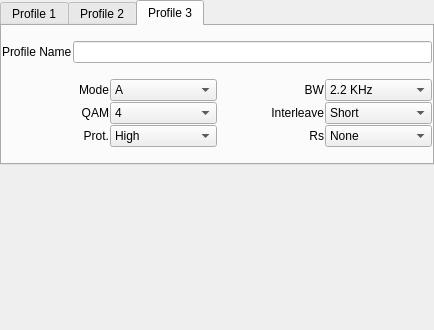
<?xml version="1.0" encoding="UTF-8"?>
<ui version="4.0">
 <class>drmProfileConfig</class>
 <widget class="QWidget" name="drmProfileConfig">
  <property name="geometry">
   <rect>
    <x>0</x>
    <y>0</y>
    <width>434</width>
    <height>330</height>
   </rect>
  </property>
  <property name="windowTitle">
   <string>Form</string>
  </property>
  <layout class="QVBoxLayout" name="verticalLayout_2">
   <property name="spacing">
    <number>1</number>
   </property>
   <property name="leftMargin">
    <number>0</number>
   </property>
   <property name="topMargin">
    <number>0</number>
   </property>
   <property name="rightMargin">
    <number>0</number>
   </property>
   <property name="bottomMargin">
    <number>0</number>
   </property>
   <item>
    <widget class="QTabWidget" name="tabWidget">
     <property name="currentIndex">
      <number>2</number>
     </property>
     <widget class="QWidget" name="Profile1">
      <attribute name="title">
       <string>Profile 1</string>
      </attribute>
      <layout class="QVBoxLayout" name="verticalLayout_4">
       <property name="spacing">
        <number>1</number>
       </property>
       <property name="leftMargin">
        <number>0</number>
       </property>
       <property name="topMargin">
        <number>0</number>
       </property>
       <property name="rightMargin">
        <number>0</number>
       </property>
       <property name="bottomMargin">
        <number>0</number>
       </property>
       <item>
        <layout class="QHBoxLayout" name="horizontalLayout">
         <item>
          <widget class="QLabel" name="label">
           <property name="text">
            <string>Profile Name</string>
           </property>
          </widget>
         </item>
         <item>
          <widget class="QLineEdit" name="namePF1LineEdit"/>
         </item>
        </layout>
       </item>
       <item>
        <layout class="QGridLayout" name="gridLayout">
         <property name="horizontalSpacing">
          <number>6</number>
         </property>
         <property name="verticalSpacing">
          <number>1</number>
         </property>
         <item row="0" column="0">
          <widget class="QLabel" name="drmModeLabel">
           <property name="minimumSize">
            <size>
             <width>30</width>
             <height>0</height>
            </size>
           </property>
           <property name="text">
            <string>Mode</string>
           </property>
           <property name="alignment">
            <set>Qt::AlignRight|Qt::AlignTrailing|Qt::AlignVCenter</set>
           </property>
           <property name="wordWrap">
            <bool>false</bool>
           </property>
          </widget>
         </item>
         <item row="0" column="1">
          <widget class="QComboBox" name="drmPF1ModeComboBox">
           <item>
            <property name="text">
             <string>A</string>
            </property>
           </item>
           <item>
            <property name="text">
             <string>B</string>
            </property>
           </item>
           <item>
            <property name="text">
             <string>E</string>
            </property>
           </item>
          </widget>
         </item>
         <item row="0" column="2">
          <widget class="QLabel" name="drmBandwidthLabel">
           <property name="minimumSize">
            <size>
             <width>30</width>
             <height>0</height>
            </size>
           </property>
           <property name="text">
            <string>BW</string>
           </property>
           <property name="alignment">
            <set>Qt::AlignRight|Qt::AlignTrailing|Qt::AlignVCenter</set>
           </property>
           <property name="wordWrap">
            <bool>false</bool>
           </property>
          </widget>
         </item>
         <item row="0" column="3">
          <widget class="QComboBox" name="drmPF1BandwidthComboBox">
           <item>
            <property name="text">
             <string>2.2 KHz</string>
            </property>
           </item>
           <item>
            <property name="text">
             <string>2.5 KHz</string>
            </property>
           </item>
          </widget>
         </item>
         <item row="1" column="0">
          <widget class="QLabel" name="drmQAMLabel">
           <property name="minimumSize">
            <size>
             <width>30</width>
             <height>0</height>
            </size>
           </property>
           <property name="text">
            <string>QAM</string>
           </property>
           <property name="alignment">
            <set>Qt::AlignRight|Qt::AlignTrailing|Qt::AlignVCenter</set>
           </property>
           <property name="wordWrap">
            <bool>false</bool>
           </property>
          </widget>
         </item>
         <item row="1" column="1">
          <widget class="QComboBox" name="drmPF1QAMComboBox">
           <item>
            <property name="text">
             <string>4</string>
            </property>
           </item>
           <item>
            <property name="text">
             <string>16</string>
            </property>
           </item>
           <item>
            <property name="text">
             <string>64</string>
            </property>
           </item>
          </widget>
         </item>
         <item row="1" column="2">
          <widget class="QLabel" name="drmInterleavelabel">
           <property name="minimumSize">
            <size>
             <width>30</width>
             <height>0</height>
            </size>
           </property>
           <property name="text">
            <string>Interleave</string>
           </property>
           <property name="alignment">
            <set>Qt::AlignRight|Qt::AlignTrailing|Qt::AlignVCenter</set>
           </property>
           <property name="wordWrap">
            <bool>false</bool>
           </property>
          </widget>
         </item>
         <item row="1" column="3">
          <widget class="QComboBox" name="drmPF1InterleaveComboBox">
           <item>
            <property name="text">
             <string>Short</string>
            </property>
           </item>
           <item>
            <property name="text">
             <string>Long</string>
            </property>
           </item>
          </widget>
         </item>
         <item row="2" column="0">
          <widget class="QLabel" name="drmProtectionLabel">
           <property name="minimumSize">
            <size>
             <width>30</width>
             <height>0</height>
            </size>
           </property>
           <property name="text">
            <string>Prot.</string>
           </property>
           <property name="alignment">
            <set>Qt::AlignRight|Qt::AlignTrailing|Qt::AlignVCenter</set>
           </property>
           <property name="wordWrap">
            <bool>false</bool>
           </property>
          </widget>
         </item>
         <item row="2" column="1">
          <widget class="QComboBox" name="drmPF1ProtectionComboBox">
           <item>
            <property name="text">
             <string>High</string>
            </property>
           </item>
           <item>
            <property name="text">
             <string>Low</string>
            </property>
           </item>
          </widget>
         </item>
         <item row="2" column="2">
          <widget class="QLabel" name="drmReadSolomonLabel">
           <property name="minimumSize">
            <size>
             <width>30</width>
             <height>0</height>
            </size>
           </property>
           <property name="text">
            <string>Rs</string>
           </property>
           <property name="alignment">
            <set>Qt::AlignRight|Qt::AlignTrailing|Qt::AlignVCenter</set>
           </property>
           <property name="wordWrap">
            <bool>false</bool>
           </property>
          </widget>
         </item>
         <item row="2" column="3">
          <widget class="QComboBox" name="drmPF1ReedSolomonComboBox">
           <item>
            <property name="text">
             <string>None</string>
            </property>
           </item>
           <item>
            <property name="text">
             <string>RS1</string>
            </property>
           </item>
           <item>
            <property name="text">
             <string>RS2</string>
            </property>
           </item>
           <item>
            <property name="text">
             <string>RS3</string>
            </property>
           </item>
           <item>
            <property name="text">
             <string>RS4</string>
            </property>
           </item>
          </widget>
         </item>
        </layout>
       </item>
      </layout>
     </widget>
     <widget class="QWidget" name="Profile2">
      <attribute name="title">
       <string>Profile 2</string>
      </attribute>
      <layout class="QVBoxLayout" name="verticalLayout_3">
       <property name="spacing">
        <number>1</number>
       </property>
       <property name="leftMargin">
        <number>0</number>
       </property>
       <property name="topMargin">
        <number>0</number>
       </property>
       <property name="rightMargin">
        <number>0</number>
       </property>
       <property name="bottomMargin">
        <number>0</number>
       </property>
       <item>
        <layout class="QHBoxLayout" name="horizontalLayout_2">
         <item>
          <widget class="QLabel" name="label_2">
           <property name="text">
            <string>Profile Name</string>
           </property>
          </widget>
         </item>
         <item>
          <widget class="QLineEdit" name="namePF2LineEdit"/>
         </item>
        </layout>
       </item>
       <item>
        <layout class="QGridLayout" name="gridLayout_2">
         <property name="verticalSpacing">
          <number>1</number>
         </property>
         <item row="0" column="0">
          <widget class="QLabel" name="drmModeLabel_2">
           <property name="minimumSize">
            <size>
             <width>30</width>
             <height>0</height>
            </size>
           </property>
           <property name="text">
            <string>Mode</string>
           </property>
           <property name="alignment">
            <set>Qt::AlignRight|Qt::AlignTrailing|Qt::AlignVCenter</set>
           </property>
           <property name="wordWrap">
            <bool>false</bool>
           </property>
          </widget>
         </item>
         <item row="0" column="1">
          <widget class="QComboBox" name="drmPF2ModeComboBox">
           <item>
            <property name="text">
             <string>A</string>
            </property>
           </item>
           <item>
            <property name="text">
             <string>B</string>
            </property>
           </item>
           <item>
            <property name="text">
             <string>E</string>
            </property>
           </item>
          </widget>
         </item>
         <item row="0" column="2">
          <widget class="QLabel" name="drmBandwidthLabel_2">
           <property name="minimumSize">
            <size>
             <width>30</width>
             <height>0</height>
            </size>
           </property>
           <property name="text">
            <string>BW</string>
           </property>
           <property name="alignment">
            <set>Qt::AlignRight|Qt::AlignTrailing|Qt::AlignVCenter</set>
           </property>
           <property name="wordWrap">
            <bool>false</bool>
           </property>
          </widget>
         </item>
         <item row="0" column="3">
          <widget class="QComboBox" name="drmPF2BandwidthComboBox">
           <item>
            <property name="text">
             <string>2.2 KHz</string>
            </property>
           </item>
           <item>
            <property name="text">
             <string>2.5 KHz</string>
            </property>
           </item>
          </widget>
         </item>
         <item row="1" column="0">
          <widget class="QLabel" name="drmQAMLabel_2">
           <property name="minimumSize">
            <size>
             <width>30</width>
             <height>0</height>
            </size>
           </property>
           <property name="text">
            <string>QAM</string>
           </property>
           <property name="alignment">
            <set>Qt::AlignRight|Qt::AlignTrailing|Qt::AlignVCenter</set>
           </property>
           <property name="wordWrap">
            <bool>false</bool>
           </property>
          </widget>
         </item>
         <item row="1" column="1">
          <widget class="QComboBox" name="drmPF2QAMComboBox">
           <item>
            <property name="text">
             <string>4</string>
            </property>
           </item>
           <item>
            <property name="text">
             <string>16</string>
            </property>
           </item>
           <item>
            <property name="text">
             <string>64</string>
            </property>
           </item>
          </widget>
         </item>
         <item row="1" column="2">
          <widget class="QLabel" name="drmInterleavelabel_2">
           <property name="minimumSize">
            <size>
             <width>30</width>
             <height>0</height>
            </size>
           </property>
           <property name="text">
            <string>Interleave</string>
           </property>
           <property name="alignment">
            <set>Qt::AlignRight|Qt::AlignTrailing|Qt::AlignVCenter</set>
           </property>
           <property name="wordWrap">
            <bool>false</bool>
           </property>
          </widget>
         </item>
         <item row="1" column="3">
          <widget class="QComboBox" name="drmPF2InterleaveComboBox">
           <item>
            <property name="text">
             <string>Short</string>
            </property>
           </item>
           <item>
            <property name="text">
             <string>Long</string>
            </property>
           </item>
          </widget>
         </item>
         <item row="2" column="0">
          <widget class="QLabel" name="drmProtectionLabel_2">
           <property name="minimumSize">
            <size>
             <width>30</width>
             <height>0</height>
            </size>
           </property>
           <property name="text">
            <string>Prot.</string>
           </property>
           <property name="alignment">
            <set>Qt::AlignRight|Qt::AlignTrailing|Qt::AlignVCenter</set>
           </property>
           <property name="wordWrap">
            <bool>false</bool>
           </property>
          </widget>
         </item>
         <item row="2" column="1">
          <widget class="QComboBox" name="drmPF2ProtectionComboBox">
           <item>
            <property name="text">
             <string>High</string>
            </property>
           </item>
           <item>
            <property name="text">
             <string>Low</string>
            </property>
           </item>
          </widget>
         </item>
         <item row="2" column="2">
          <widget class="QLabel" name="drmReadSolomonLabel_2">
           <property name="minimumSize">
            <size>
             <width>30</width>
             <height>0</height>
            </size>
           </property>
           <property name="text">
            <string>Rs</string>
           </property>
           <property name="alignment">
            <set>Qt::AlignRight|Qt::AlignTrailing|Qt::AlignVCenter</set>
           </property>
           <property name="wordWrap">
            <bool>false</bool>
           </property>
          </widget>
         </item>
         <item row="2" column="3">
          <widget class="QComboBox" name="drmPF2ReedSolomonComboBox">
           <item>
            <property name="text">
             <string>None</string>
            </property>
           </item>
           <item>
            <property name="text">
             <string>RS1</string>
            </property>
           </item>
           <item>
            <property name="text">
             <string>RS2</string>
            </property>
           </item>
           <item>
            <property name="text">
             <string>RS3</string>
            </property>
           </item>
           <item>
            <property name="text">
             <string>RS4</string>
            </property>
           </item>
          </widget>
         </item>
        </layout>
       </item>
      </layout>
     </widget>
     <widget class="QWidget" name="Profile3">
      <attribute name="title">
       <string>Profile 3</string>
      </attribute>
      <layout class="QVBoxLayout" name="verticalLayout">
       <property name="spacing">
        <number>1</number>
       </property>
       <property name="leftMargin">
        <number>0</number>
       </property>
       <property name="topMargin">
        <number>0</number>
       </property>
       <property name="rightMargin">
        <number>0</number>
       </property>
       <property name="bottomMargin">
        <number>0</number>
       </property>
       <item>
        <layout class="QHBoxLayout" name="horizontalLayout_3">
         <item>
          <widget class="QLabel" name="label_3">
           <property name="text">
            <string>Profile Name</string>
           </property>
          </widget>
         </item>
         <item>
          <widget class="QLineEdit" name="namePF3LineEdit"/>
         </item>
        </layout>
       </item>
       <item>
        <layout class="QGridLayout" name="gridLayout_3">
         <property name="verticalSpacing">
          <number>1</number>
         </property>
         <item row="0" column="0">
          <widget class="QLabel" name="drmModeLabel_3">
           <property name="minimumSize">
            <size>
             <width>30</width>
             <height>0</height>
            </size>
           </property>
           <property name="text">
            <string>Mode</string>
           </property>
           <property name="alignment">
            <set>Qt::AlignRight|Qt::AlignTrailing|Qt::AlignVCenter</set>
           </property>
           <property name="wordWrap">
            <bool>false</bool>
           </property>
          </widget>
         </item>
         <item row="0" column="1">
          <widget class="QComboBox" name="drmPF3ModeComboBox">
           <item>
            <property name="text">
             <string>A</string>
            </property>
           </item>
           <item>
            <property name="text">
             <string>B</string>
            </property>
           </item>
           <item>
            <property name="text">
             <string>E</string>
            </property>
           </item>
          </widget>
         </item>
         <item row="0" column="2">
          <widget class="QLabel" name="drmBandwidthLabel_3">
           <property name="minimumSize">
            <size>
             <width>30</width>
             <height>0</height>
            </size>
           </property>
           <property name="text">
            <string>BW</string>
           </property>
           <property name="alignment">
            <set>Qt::AlignRight|Qt::AlignTrailing|Qt::AlignVCenter</set>
           </property>
           <property name="wordWrap">
            <bool>false</bool>
           </property>
          </widget>
         </item>
         <item row="0" column="3">
          <widget class="QComboBox" name="drmPF3BandwidthComboBox">
           <item>
            <property name="text">
             <string>2.2 KHz</string>
            </property>
           </item>
           <item>
            <property name="text">
             <string>2.5 KHz</string>
            </property>
           </item>
          </widget>
         </item>
         <item row="1" column="0">
          <widget class="QLabel" name="drmQAMLabel_3">
           <property name="minimumSize">
            <size>
             <width>30</width>
             <height>0</height>
            </size>
           </property>
           <property name="text">
            <string>QAM</string>
           </property>
           <property name="alignment">
            <set>Qt::AlignRight|Qt::AlignTrailing|Qt::AlignVCenter</set>
           </property>
           <property name="wordWrap">
            <bool>false</bool>
           </property>
          </widget>
         </item>
         <item row="1" column="1">
          <widget class="QComboBox" name="drmPF3QAMComboBox">
           <item>
            <property name="text">
             <string>4</string>
            </property>
           </item>
           <item>
            <property name="text">
             <string>16</string>
            </property>
           </item>
           <item>
            <property name="text">
             <string>64</string>
            </property>
           </item>
          </widget>
         </item>
         <item row="1" column="2">
          <widget class="QLabel" name="drmInterleavelabel_3">
           <property name="minimumSize">
            <size>
             <width>30</width>
             <height>0</height>
            </size>
           </property>
           <property name="text">
            <string>Interleave</string>
           </property>
           <property name="alignment">
            <set>Qt::AlignRight|Qt::AlignTrailing|Qt::AlignVCenter</set>
           </property>
           <property name="wordWrap">
            <bool>false</bool>
           </property>
          </widget>
         </item>
         <item row="1" column="3">
          <widget class="QComboBox" name="drmPF3InterleaveComboBox">
           <item>
            <property name="text">
             <string>Short</string>
            </property>
           </item>
           <item>
            <property name="text">
             <string>Long</string>
            </property>
           </item>
          </widget>
         </item>
         <item row="2" column="0">
          <widget class="QLabel" name="drmProtectionLabel_3">
           <property name="minimumSize">
            <size>
             <width>30</width>
             <height>0</height>
            </size>
           </property>
           <property name="text">
            <string>Prot.</string>
           </property>
           <property name="alignment">
            <set>Qt::AlignRight|Qt::AlignTrailing|Qt::AlignVCenter</set>
           </property>
           <property name="wordWrap">
            <bool>false</bool>
           </property>
          </widget>
         </item>
         <item row="2" column="1">
          <widget class="QComboBox" name="drmPF3ProtectionComboBox">
           <item>
            <property name="text">
             <string>High</string>
            </property>
           </item>
           <item>
            <property name="text">
             <string>Low</string>
            </property>
           </item>
          </widget>
         </item>
         <item row="2" column="2">
          <widget class="QLabel" name="drmReadSolomonLabel_3">
           <property name="minimumSize">
            <size>
             <width>30</width>
             <height>0</height>
            </size>
           </property>
           <property name="text">
            <string>Rs</string>
           </property>
           <property name="alignment">
            <set>Qt::AlignRight|Qt::AlignTrailing|Qt::AlignVCenter</set>
           </property>
           <property name="wordWrap">
            <bool>false</bool>
           </property>
          </widget>
         </item>
         <item row="2" column="3">
          <widget class="QComboBox" name="drmPF3ReedSolomonComboBox">
           <item>
            <property name="text">
             <string>None</string>
            </property>
           </item>
           <item>
            <property name="text">
             <string>RS1</string>
            </property>
           </item>
           <item>
            <property name="text">
             <string>RS2</string>
            </property>
           </item>
           <item>
            <property name="text">
             <string>RS3</string>
            </property>
           </item>
           <item>
            <property name="text">
             <string>RS4</string>
            </property>
           </item>
          </widget>
         </item>
        </layout>
       </item>
      </layout>
     </widget>
    </widget>
   </item>
   <item>
    <spacer name="verticalSpacer">
     <property name="orientation">
      <enum>Qt::Vertical</enum>
     </property>
     <property name="sizeHint" stdset="0">
      <size>
       <width>20</width>
       <height>121</height>
      </size>
     </property>
    </spacer>
   </item>
  </layout>
 </widget>
 <resources/>
 <connections/>
</ui>
